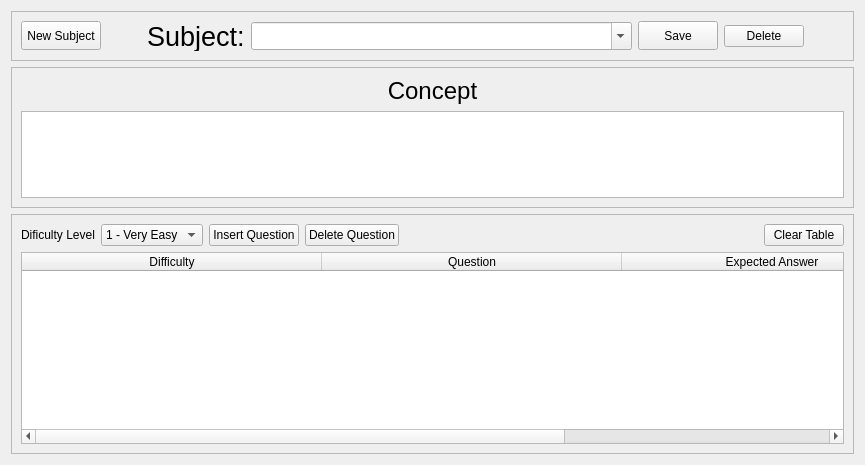
      <widget class="QWidget" name="tab_7">
       <attribute name="title">
        <string>Content</string>
       </attribute>
       <layout class="QGridLayout" name="gridLayout_12">
        <item row="2" column="0">
         <widget class="QFrame" name="frame_8">
          <property name="frameShape">
           <enum>QFrame::StyledPanel</enum>
          </property>
          <property name="frameShadow">
           <enum>QFrame::Raised</enum>
          </property>
          <layout class="QGridLayout" name="gridLayout_7">
           <item row="0" column="4">
            <spacer name="horizontalSpacer_4">
             <property name="orientation">
              <enum>Qt::Horizontal</enum>
             </property>
             <property name="sizeHint" stdset="0">
              <size>
               <width>40</width>
               <height>20</height>
              </size>
             </property>
            </spacer>
           </item>
           <item row="0" column="0">
            <widget class="QLabel" name="label_30">
             <property name="text">
              <string>Dificulty Level</string>
             </property>
            </widget>
           </item>
           <item row="0" column="2">
            <widget class="QPushButton" name="content_insert_question_button">
             <property name="text">
              <string>Insert Question</string>
             </property>
            </widget>
           </item>
           <item row="0" column="5">
            <widget class="QPushButton" name="contenct_clear_questions_button">
             <property name="text">
              <string>Clear Table</string>
             </property>
            </widget>
           </item>
           <item row="0" column="1">
            <widget class="QComboBox" name="content_dif_comboBox">
             <property name="currentIndex">
              <number>0</number>
             </property>
             <item>
              <property name="text">
               <string>1 - Very Easy</string>
              </property>
             </item>
             <item>
              <property name="text">
               <string>2 - Easy</string>
              </property>
             </item>
             <item>
              <property name="text">
               <string>3 - Medium</string>
              </property>
             </item>
             <item>
              <property name="text">
               <string>4 - Hard</string>
              </property>
             </item>
             <item>
              <property name="text">
               <string>5 - Very Hard</string>
              </property>
             </item>
            </widget>
           </item>
           <item row="0" column="3">
            <widget class="QPushButton" name="content_delete_question_button">
             <property name="text">
              <string>Delete Question</string>
             </property>
            </widget>
           </item>
           <item row="1" column="0" colspan="6">
            <widget class="QTableWidget" name="content_questions_table">
             <property name="gridStyle">
              <enum>Qt::SolidLine</enum>
             </property>
             <property name="sortingEnabled">
              <bool>true</bool>
             </property>
             <attribute name="horizontalHeaderCascadingSectionResizes">
              <bool>true</bool>
             </attribute>
             <attribute name="horizontalHeaderDefaultSectionSize">
              <number>300</number>
             </attribute>
             <attribute name="horizontalHeaderHighlightSections">
              <bool>true</bool>
             </attribute>
             <attribute name="horizontalHeaderMinimumSectionSize">
              <number>1</number>
             </attribute>
             <attribute name="horizontalHeaderShowSortIndicator" stdset="0">
              <bool>true</bool>
             </attribute>
             <attribute name="horizontalHeaderStretchLastSection">
              <bool>true</bool>
             </attribute>
             <attribute name="verticalHeaderVisible">
              <bool>false</bool>
             </attribute>
             <attribute name="verticalHeaderCascadingSectionResizes">
              <bool>true</bool>
             </attribute>
             <attribute name="verticalHeaderDefaultSectionSize">
              <number>20</number>
             </attribute>
             <attribute name="verticalHeaderHighlightSections">
              <bool>true</bool>
             </attribute>
             <attribute name="verticalHeaderMinimumSectionSize">
              <number>1</number>
             </attribute>
             <column>
              <property name="text">
               <string>Difficulty</string>
              </property>
             </column>
             <column>
              <property name="text">
               <string>Question</string>
              </property>
             </column>
             <column>
              <property name="text">
               <string>Expected Answer</string>
              </property>
             </column>
            </widget>
           </item>
          </layout>
         </widget>
        </item>
        <item row="0" column="0">
         <widget class="QFrame" name="frame_10">
          <property name="frameShape">
           <enum>QFrame::StyledPanel</enum>
          </property>
          <property name="frameShadow">
           <enum>QFrame::Raised</enum>
          </property>
          <layout class="QHBoxLayout" name="horizontalLayout_11">
           <item>
            <widget class="QPushButton" name="contenct_newSubj_button">
             <property name="maximumSize">
              <size>
               <width>119</width>
               <height>29</height>
              </size>
             </property>
             <property name="text">
              <string>New Subject</string>
             </property>
            </widget>
           </item>
           <item>
            <spacer name="horizontalSpacer_18">
             <property name="orientation">
              <enum>Qt::Horizontal</enum>
             </property>
             <property name="sizeHint" stdset="0">
              <size>
               <width>40</width>
               <height>20</height>
              </size>
             </property>
            </spacer>
           </item>
           <item>
            <widget class="QLabel" name="label_31">
             <property name="maximumSize">
              <size>
               <width>105</width>
               <height>30</height>
              </size>
             </property>
             <property name="font">
              <font>
               <family>Ubuntu</family>
               <pointsize>20</pointsize>
              </font>
             </property>
             <property name="text">
              <string>Subject:</string>
             </property>
             <property name="textFormat">
              <enum>Qt::AutoText</enum>
             </property>
            </widget>
           </item>
           <item>
            <widget class="QComboBox" name="content_subject_comboBox">
             <property name="minimumSize">
              <size>
               <width>381</width>
               <height>28</height>
              </size>
             </property>
             <property name="editable">
              <bool>true</bool>
             </property>
            </widget>
           </item>
           <item>
            <widget class="QPushButton" name="content_saveSub_button">
             <property name="enabled">
              <bool>true</bool>
             </property>
             <property name="maximumSize">
              <size>
               <width>115</width>
               <height>29</height>
              </size>
             </property>
             <property name="text">
              <string>Save</string>
             </property>
            </widget>
           </item>
           <item>
            <widget class="QPushButton" name="content_delete_button">
             <property name="text">
              <string>Delete</string>
             </property>
            </widget>
           </item>
           <item>
            <spacer name="horizontalSpacer_14">
             <property name="orientation">
              <enum>Qt::Horizontal</enum>
             </property>
             <property name="sizeHint" stdset="0">
              <size>
               <width>40</width>
               <height>20</height>
              </size>
             </property>
            </spacer>
           </item>
          </layout>
         </widget>
        </item>
        <item row="1" column="0">
         <widget class="QFrame" name="frame_9">
          <property name="maximumSize">
           <size>
            <width>13290</width>
            <height>141</height>
           </size>
          </property>
          <property name="frameShape">
           <enum>QFrame::StyledPanel</enum>
          </property>
          <property name="frameShadow">
           <enum>QFrame::Raised</enum>
          </property>
          <layout class="QGridLayout" name="gridLayout_11">
           <item row="0" column="1">
            <widget class="QLabel" name="label_32">
             <property name="font">
              <font>
               <family>Ubuntu</family>
               <pointsize>18</pointsize>
              </font>
             </property>
             <property name="text">
              <string>Concept</string>
             </property>
             <property name="alignment">
              <set>Qt::AlignCenter</set>
             </property>
            </widget>
           </item>
           <item row="1" column="0" colspan="3">
            <widget class="QTextEdit" name="content_concept"/>
           </item>
          </layout>
         </widget>
        </item>
       </layout>
      </widget>
